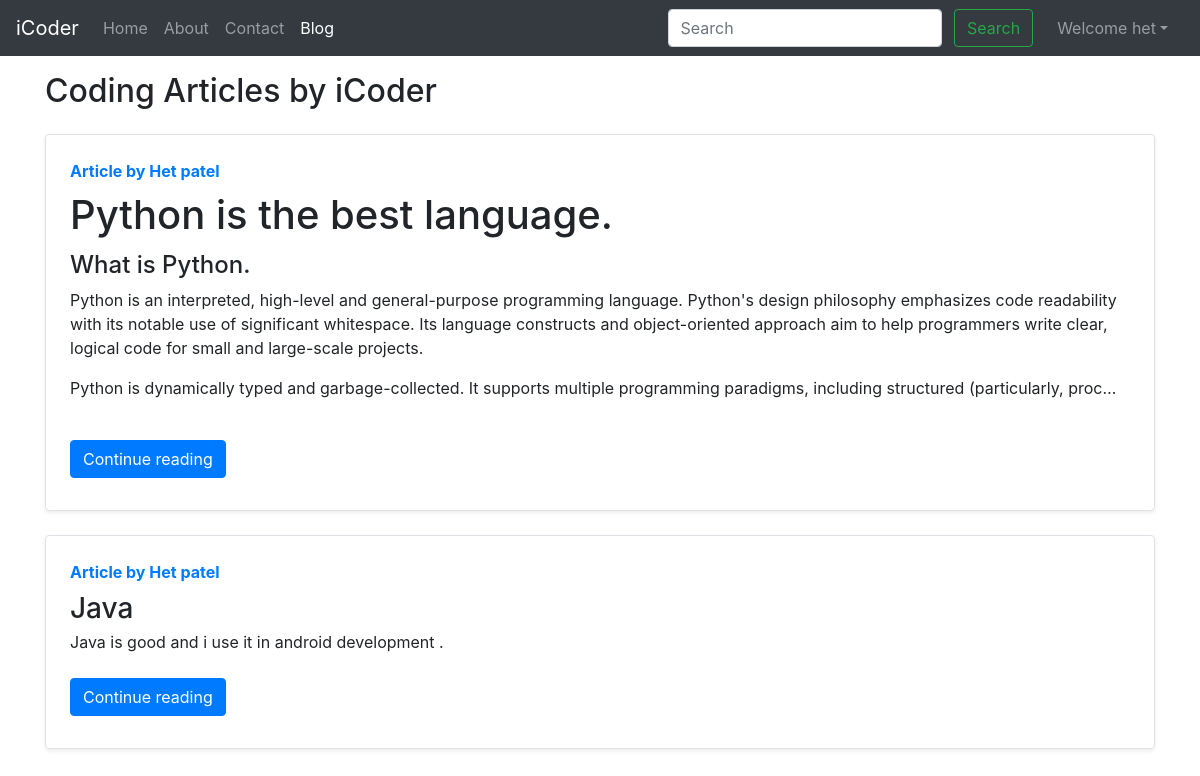
Page /blog/ (signed in) on the committed database.
### blog/models.py (models this page shows, shortened)
class Post(models.Model):
    sno=models.AutoField(primary_key=True)
    title=models.CharField(max_length=255)
    author=models.CharField(max_length=14)
    slug=models.CharField(max_length=130)
    timeStamp=models.DateTimeField(blank=True)
    content=models.TextField()

### blog/views.py (the view)
# urls.py: path('', views.bloghome, name='bloghome'),
def bloghome(request):
    allPosts= Post.objects.all()
    context={'allPosts': allPosts}
    return render(request, "blog/bloghome.html", context)

### templates/blog/bloghome.html (shortened to what this page needs)
{% extends 'base.html' %}
{% block blogactive %} active {% endblock blogactive %}
{% block body %}
<div class="container my-3">
    <h2>Coding Articles by iCoder</h2>
    {% for post in allPosts  %}
    <div class="row no-gutters border rounded overflow-hidden flex-md-row mb-4 shadow-sm h-md-250 my-4 position-relative">
        <div class="col p-4 d-flex flex-column position-static">
            <strong class="d-inline-block mb-2 text-primary">Article  by {{post.author|safe}}</strong>
            <h3 class="mb-0">{{post.title|safe}}</h3>
            <p class="card-text mb-auto"><div class="preview">{{post.content|safe |truncatechars:500}}</div></p>
            <div class="my-2">
            	<a href="/blog/{{post.slug}}" role="button" class="btn btn-primary">Continue reading</a>
            </div>
        </div>
        </div>
        {% endfor %}
    </div>
 {% endblock %}

### templates/base.html (shortened to what this page needs)
<!doctype html>
<html lang="en">
  <head>
    <link rel="stylesheet" href="https://stackpath.bootstrapcdn.com/bootstrap/4.5.2/css/bootstrap.min.css">
  </head>
  <body>
    <nav class="navbar navbar-expand-lg navbar-dark bg-dark">
        <a class="navbar-brand" href="/">iCoder</a>
        <div class="collapse navbar-collapse" id="navbarSupportedContent">
          <ul class="navbar-nav mr-auto">
            <li class="nav-item {% block homeactive %}  {% endblock homeactive %}">
              <a class="nav-link" href="/">Home <span class="sr-only">(current)</span></a>
            </li>
            <li class="nav-item {% block aboutactive %}  {% endblock aboutactive %}" >
              <a class="nav-link" href="/about">About</a>
            </li>
            <li class="nav-item {% block contactactive %}  {% endblock contactactive %} ">
              <a class="nav-link" href="/contact">Contact</a>
            </li>
            <li class="nav-item {% block blogactive %}  {% endblock blogactive %} ">
              <a class="nav-link" href="/blog">Blog</a>
            </li>
          </ul>
          <div class="ml-auto form-inline ">
          <form method="get" action="/search"class="my-2 my-lg-0 mx-3">
            <input class="form-control mr-sm-2" type="search" placeholder="Search" aria-label="Search" name="query" id="query">
            <button class="btn btn-outline-success my-2 my-sm-0 " type="submit">Search</button>
          </form>
{% if user.is_authenticated %}
<ul class="navbar-nav mr-2">
<li class="nav-item dropdown">
<a class="nav-link dropdown-toggle" href='#' id="navbarDropdown" role="button" data-toggle="dropdown"> Welcome {{request.user}}</a>
      </li>
      </ul>
      </div>
{% endif %}
        </div>
      </nav>
      {% block body %}  {% endblock body %}
  </body>
</html>

### rows in the picture
Post: author "Het patel", title "Python is the best language.", content "What is Python. Python is an interpreted, high-level and general-purpose programming language. Python's design philosophy emphasizes code readability with its notable use of significant whitespace. Its language constructs and object-oriented approach aim to help programmers write clear, logical code for small and large-scale projects. Python is dynamically typed and garbage-collected. It supports multiple programming paradigms, including structured (particularly, proc…"
Post: author "Het patel", title "Java", content "Java is good and i use it in android development ."

### other values in the picture
{{ request.user }} "het"
